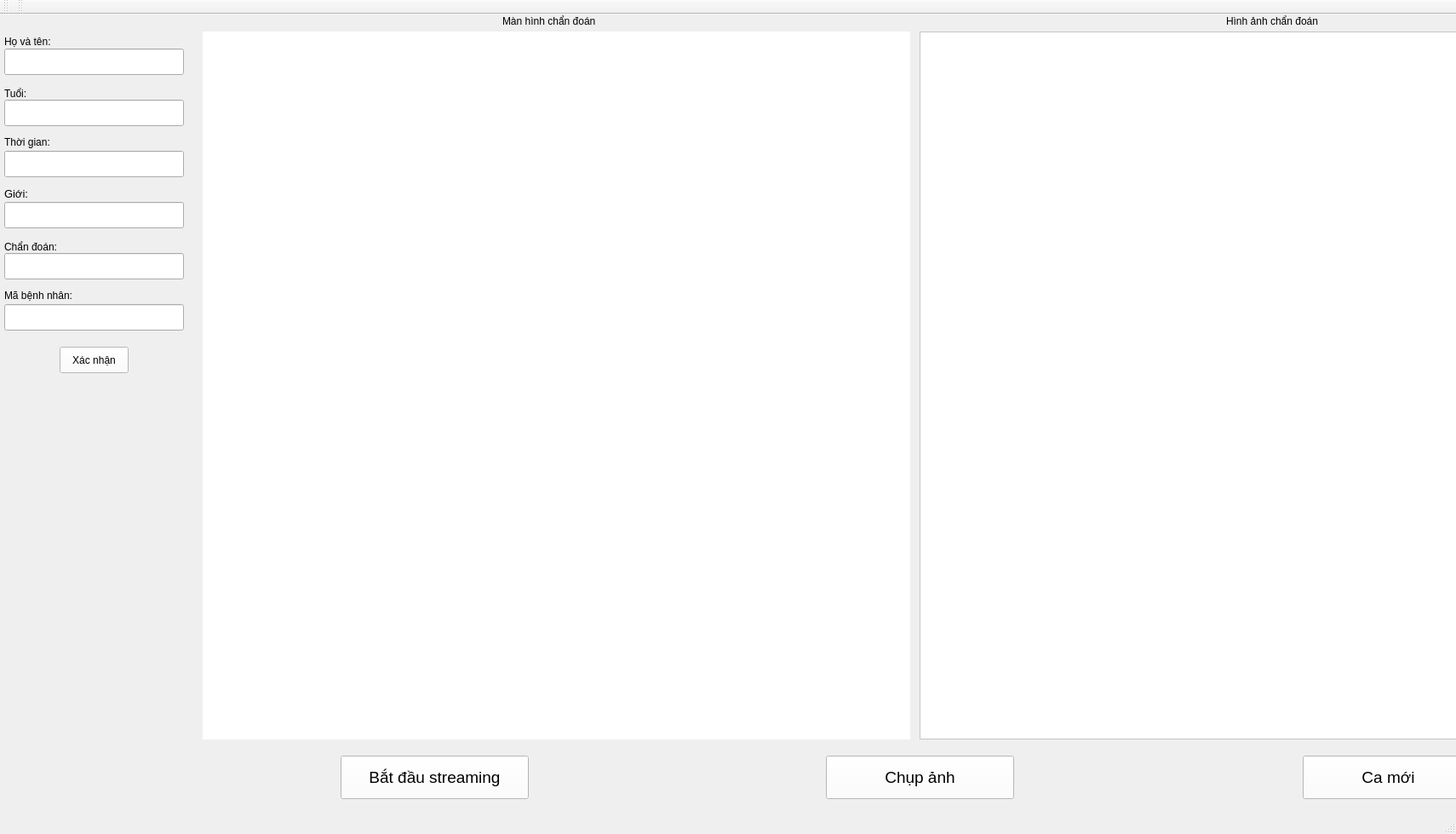
<?xml version="1.0" encoding="UTF-8"?>
<ui version="4.0">
 <class>MyWindow</class>
 <widget class="QMainWindow" name="MyWindow">
  <property name="geometry">
   <rect>
    <x>0</x>
    <y>0</y>
    <width>1710</width>
    <height>979</height>
   </rect>
  </property>
  <property name="windowTitle">
   <string>Ứng dụng Chẩn đoán nhanh UTP</string>
  </property>
  <widget class="QWidget" name="centralwidget">
   <widget class="QPushButton" name="ss_video">
    <property name="geometry">
     <rect>
      <x>400</x>
      <y>870</y>
      <width>221</width>
      <height>51</height>
     </rect>
    </property>
    <property name="font">
     <font>
      <pointsize>14</pointsize>
     </font>
    </property>
    <property name="styleSheet">
     <string notr="true">color: black;
background-color: white;
selection-background-color: blue;</string>
    </property>
    <property name="text">
     <string>Bắt đầu streaming</string>
    </property>
    <property name="autoDefault">
     <bool>false</bool>
    </property>
   </widget>
   <widget class="QLabel" name="image_label">
    <property name="geometry">
     <rect>
      <x>238</x>
      <y>20</y>
      <width>831</width>
      <height>831</height>
     </rect>
    </property>
    <property name="styleSheet">
     <string notr="true">background : white;</string>
    </property>
   </widget>
   <widget class="QPushButton" name="ss_video_2">
    <property name="geometry">
     <rect>
      <x>970</x>
      <y>870</y>
      <width>221</width>
      <height>51</height>
     </rect>
    </property>
    <property name="font">
     <font>
      <pointsize>14</pointsize>
     </font>
    </property>
    <property name="styleSheet">
     <string notr="true">color: black;
background-color: white;
selection-background-color: blue;</string>
    </property>
    <property name="text">
     <string>Chụp ảnh</string>
    </property>
   </widget>
   <widget class="QLabel" name="label">
    <property name="geometry">
     <rect>
      <x>5</x>
      <y>25</y>
      <width>81</width>
      <height>21</height>
     </rect>
    </property>
    <property name="text">
     <string>&lt;html&gt;&lt;head/&gt;&lt;body&gt;&lt;p&gt;&lt;span style=&quot; font-size:9pt;&quot;&gt;Họ và tên:&lt;br/&gt;&lt;/span&gt;&lt;/p&gt;&lt;/body&gt;&lt;/html&gt;</string>
    </property>
   </widget>
   <widget class="QLabel" name="label_2">
    <property name="geometry">
     <rect>
      <x>590</x>
      <y>0</y>
      <width>151</width>
      <height>16</height>
     </rect>
    </property>
    <property name="text">
     <string>&lt;html&gt;&lt;head/&gt;&lt;body&gt;&lt;p&gt;&lt;span style=&quot; font-size:9pt;&quot;&gt;Màn hình chẩn đoán&lt;/span&gt;&lt;/p&gt;&lt;/body&gt;&lt;/html&gt;</string>
    </property>
   </widget>
   <widget class="QLineEdit" name="lineEdit">
    <property name="geometry">
     <rect>
      <x>5</x>
      <y>40</y>
      <width>211</width>
      <height>31</height>
     </rect>
    </property>
    <property name="text">
     <string/>
    </property>
   </widget>
   <widget class="QPushButton" name="ss_video_4">
    <property name="geometry">
     <rect>
      <x>70</x>
      <y>390</y>
      <width>81</width>
      <height>31</height>
     </rect>
    </property>
    <property name="font">
     <font>
      <pointsize>9</pointsize>
     </font>
    </property>
    <property name="styleSheet">
     <string notr="true">color: black;
background-color: white;
selection-background-color: blue;</string>
    </property>
    <property name="text">
     <string>Xác nhận</string>
    </property>
    <property name="autoDefault">
     <bool>false</bool>
    </property>
   </widget>
   <widget class="QLabel" name="label_3">
    <property name="geometry">
     <rect>
      <x>5</x>
      <y>85</y>
      <width>41</width>
      <height>16</height>
     </rect>
    </property>
    <property name="text">
     <string>&lt;html&gt;&lt;head/&gt;&lt;body&gt;&lt;p&gt;&lt;span style=&quot; font-size:9pt;&quot;&gt;Tuổi:&lt;/span&gt;&lt;/p&gt;&lt;/body&gt;&lt;/html&gt;</string>
    </property>
   </widget>
   <widget class="QLineEdit" name="lineEdit_2">
    <property name="geometry">
     <rect>
      <x>5</x>
      <y>100</y>
      <width>211</width>
      <height>31</height>
     </rect>
    </property>
   </widget>
   <widget class="QLineEdit" name="lineEdit_3">
    <property name="geometry">
     <rect>
      <x>5</x>
      <y>220</y>
      <width>211</width>
      <height>31</height>
     </rect>
    </property>
   </widget>
   <widget class="QLabel" name="label_5">
    <property name="geometry">
     <rect>
      <x>5</x>
      <y>200</y>
      <width>41</width>
      <height>21</height>
     </rect>
    </property>
    <property name="font">
     <font>
      <pointsize>10</pointsize>
     </font>
    </property>
    <property name="text">
     <string>&lt;html&gt;&lt;head/&gt;&lt;body&gt;&lt;p&gt;Giới:&lt;/p&gt;&lt;/body&gt;&lt;/html&gt;</string>
    </property>
   </widget>
   <widget class="QLabel" name="label_6">
    <property name="geometry">
     <rect>
      <x>5</x>
      <y>320</y>
      <width>111</width>
      <height>21</height>
     </rect>
    </property>
    <property name="font">
     <font>
      <pointsize>10</pointsize>
     </font>
    </property>
    <property name="text">
     <string>&lt;html&gt;&lt;head/&gt;&lt;body&gt;&lt;p&gt;&lt;span style=&quot; font-size:9pt;&quot;&gt;Mã bệnh nhân:&lt;/span&gt;&lt;/p&gt;&lt;/body&gt;&lt;/html&gt;</string>
    </property>
   </widget>
   <widget class="QLineEdit" name="lineEdit_4">
    <property name="geometry">
     <rect>
      <x>5</x>
      <y>340</y>
      <width>211</width>
      <height>31</height>
     </rect>
    </property>
   </widget>
   <widget class="QLabel" name="label_4">
    <property name="geometry">
     <rect>
      <x>5</x>
      <y>265</y>
      <width>81</width>
      <height>16</height>
     </rect>
    </property>
    <property name="text">
     <string>&lt;html&gt;&lt;head/&gt;&lt;body&gt;&lt;p&gt;&lt;span style=&quot; font-size:9pt;&quot;&gt;Chẩn đoán:&lt;/span&gt;&lt;/p&gt;&lt;/body&gt;&lt;/html&gt;</string>
    </property>
   </widget>
   <widget class="QLineEdit" name="lineEdit_5">
    <property name="geometry">
     <rect>
      <x>5</x>
      <y>280</y>
      <width>211</width>
      <height>31</height>
     </rect>
    </property>
   </widget>
   <widget class="QLineEdit" name="lineEdit_6">
    <property name="geometry">
     <rect>
      <x>5</x>
      <y>160</y>
      <width>211</width>
      <height>31</height>
     </rect>
    </property>
   </widget>
   <widget class="QLabel" name="label_7">
    <property name="geometry">
     <rect>
      <x>5</x>
      <y>140</y>
      <width>81</width>
      <height>21</height>
     </rect>
    </property>
    <property name="font">
     <font>
      <pointsize>8</pointsize>
     </font>
    </property>
    <property name="text">
     <string>&lt;html&gt;&lt;head/&gt;&lt;body&gt;&lt;p&gt;&lt;span style=&quot; font-size:9pt;&quot;&gt;Thời gian:&lt;/span&gt;&lt;/p&gt;&lt;/body&gt;&lt;/html&gt;</string>
    </property>
   </widget>
   <widget class="QPushButton" name="ss_video_3">
    <property name="geometry">
     <rect>
      <x>1530</x>
      <y>870</y>
      <width>201</width>
      <height>51</height>
     </rect>
    </property>
    <property name="font">
     <font>
      <pointsize>14</pointsize>
     </font>
    </property>
    <property name="styleSheet">
     <string notr="true">color: black;
background-color: white;
selection-background-color: blue;</string>
    </property>
    <property name="text">
     <string>Ca mới</string>
    </property>
    <property name="autoDefault">
     <bool>false</bool>
    </property>
   </widget>
   <widget class="QWidget" name="verticalLayoutWidget">
    <property name="geometry">
     <rect>
      <x>1080</x>
      <y>20</y>
      <width>831</width>
      <height>831</height>
     </rect>
    </property>
    <layout class="QVBoxLayout" name="verticalLayout">
     <item>
      <widget class="QScrollArea" name="scrollArea">
       <property name="styleSheet">
        <string notr="true">background-color: rgb(255, 255, 255);</string>
       </property>
       <property name="widgetResizable">
        <bool>true</bool>
       </property>
       <widget class="QWidget" name="scrollAreaWidgetContents">
        <property name="geometry">
         <rect>
          <x>0</x>
          <y>0</y>
          <width>827</width>
          <height>827</height>
         </rect>
        </property>
        <layout class="QVBoxLayout" name="imageLayout"/>
       </widget>
      </widget>
     </item>
    </layout>
   </widget>
   <widget class="QLabel" name="label_8">
    <property name="geometry">
     <rect>
      <x>1440</x>
      <y>0</y>
      <width>151</width>
      <height>16</height>
     </rect>
    </property>
    <property name="text">
     <string>&lt;html&gt;&lt;head/&gt;&lt;body&gt;&lt;p&gt;&lt;span style=&quot; font-size:9pt;&quot;&gt;Hình ảnh chẩn đoán&lt;/span&gt;&lt;/p&gt;&lt;/body&gt;&lt;/html&gt;</string>
    </property>
   </widget>
  </widget>
  <widget class="QMenuBar" name="menubar">
   <property name="geometry">
    <rect>
     <x>0</x>
     <y>0</y>
     <width>1710</width>
     <height>42</height>
    </rect>
   </property>
  </widget>
  <widget class="QToolBar" name="toolbar">
   <property name="tabletTracking">
    <bool>true</bool>
   </property>
   <property name="acceptDrops">
    <bool>false</bool>
   </property>
   <attribute name="toolBarArea">
    <enum>TopToolBarArea</enum>
   </attribute>
   <attribute name="toolBarBreak">
    <bool>false</bool>
   </attribute>
  </widget>
  <widget class="QStatusBar" name="statusbar"/>
  <widget class="QToolBar" name="toolBar">
   <property name="windowTitle">
    <string>toolBar</string>
   </property>
   <attribute name="toolBarArea">
    <enum>TopToolBarArea</enum>
   </attribute>
   <attribute name="toolBarBreak">
    <bool>false</bool>
   </attribute>
  </widget>
 </widget>
 <resources/>
 <connections/>
</ui>
